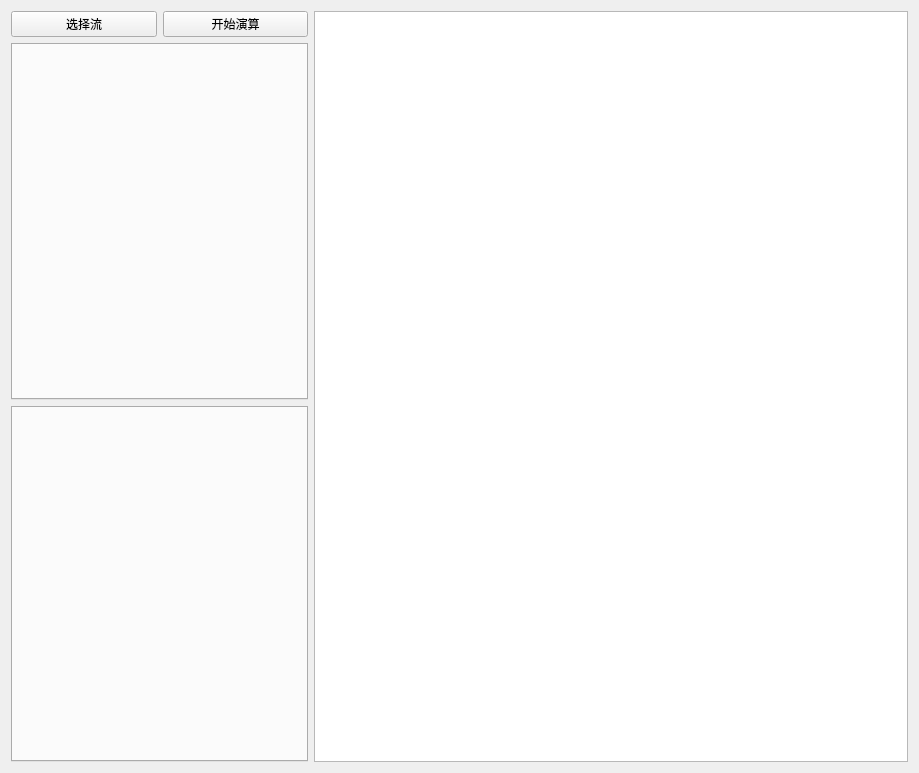
<?xml version="1.0" encoding="UTF-8"?>
<ui version="4.0">
 <class>NetAnalysis</class>
 <widget class="QWidget" name="NetAnalysis">
  <property name="geometry">
   <rect>
    <x>0</x>
    <y>0</y>
    <width>919</width>
    <height>773</height>
   </rect>
  </property>
  <property name="windowTitle">
   <string>Form</string>
  </property>
  <layout class="QHBoxLayout" name="horizontalLayout_3">
   <item>
    <layout class="QHBoxLayout" name="horizontalLayout_2" stretch="1,2">
     <item>
      <layout class="QVBoxLayout" name="verticalLayout">
       <item>
        <layout class="QHBoxLayout" name="horizontalLayout" stretch="1,1">
         <item>
          <widget class="QPushButton" name="chose">
           <property name="text">
            <string>选择流</string>
           </property>
          </widget>
         </item>
         <item>
          <widget class="QPushButton" name="run">
           <property name="text">
            <string>开始演算</string>
           </property>
          </widget>
         </item>
        </layout>
       </item>
       <item>
        <widget class="QTabWidget" name="shows"/>
       </item>
       <item>
        <widget class="QTabWidget" name="results"/>
       </item>
      </layout>
     </item>
     <item>
      <widget class="QGraphicsView" name="nets"/>
     </item>
    </layout>
   </item>
  </layout>
 </widget>
 <resources/>
 <connections/>
</ui>
